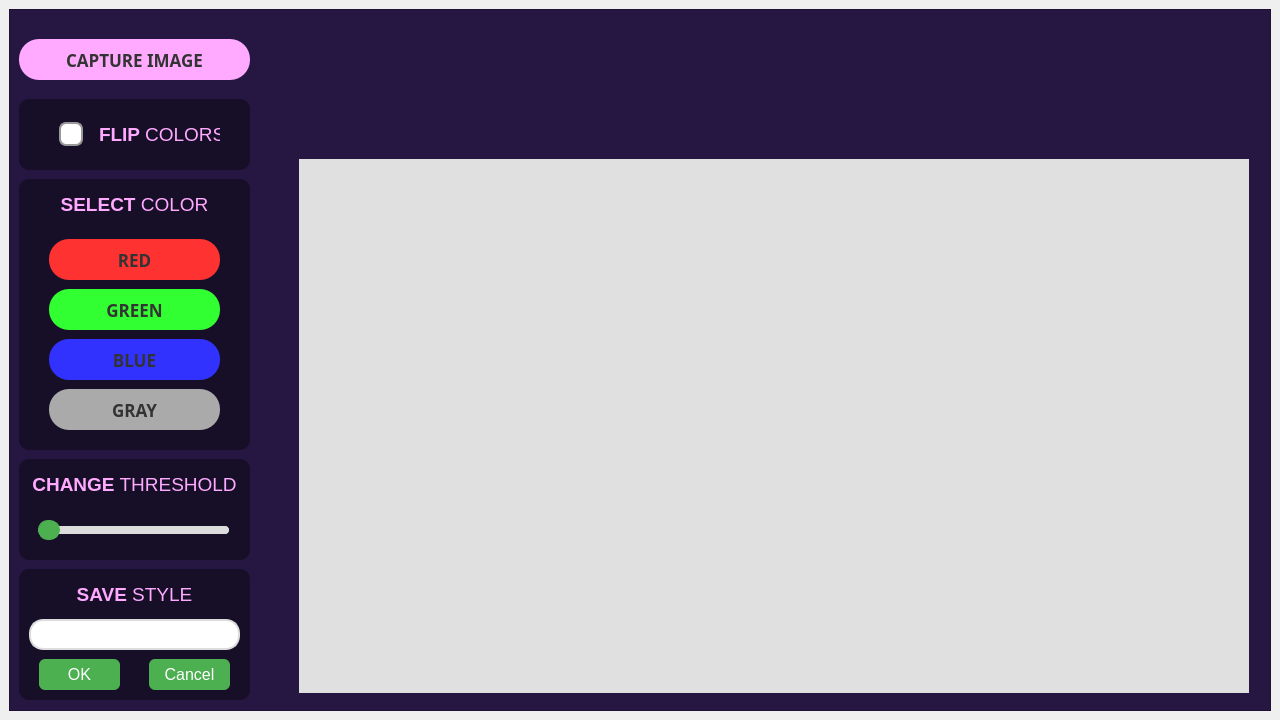
<?xml version="1.0" encoding="UTF-8"?>
<ui version="4.0">
 <class>MainWindow</class>
 <widget class="QMainWindow" name="MainWindow">
  <property name="geometry">
   <rect>
    <x>0</x>
    <y>0</y>
    <width>1280</width>
    <height>720</height>
   </rect>
  </property>
  <property name="windowTitle">
   <string>MainWindow</string>
  </property>
  <widget class="QWidget" name="centralwidget">
   <layout class="QHBoxLayout" name="horizontalLayout">
    <item>
     <widget class="QFrame" name="main_frame">
      <property name="styleSheet">
       <string notr="true">QFrame{
	background-color:rgb(38, 23, 66);
	color:rgb(220, 220, 220);
}</string>
      </property>
      <property name="frameShape">
       <enum>QFrame::StyledPanel</enum>
      </property>
      <property name="frameShadow">
       <enum>QFrame::Raised</enum>
      </property>
      <widget class="QFrame" name="select_color">
       <property name="geometry">
        <rect>
         <x>10</x>
         <y>170</y>
         <width>231</width>
         <height>271</height>
        </rect>
       </property>
       <property name="styleSheet">
        <string notr="true">QFrame{
	background-color:rgb(23, 14, 40);
	color:rgb(220, 220, 220);
	border-radius: 10px;
}</string>
       </property>
       <property name="frameShape">
        <enum>QFrame::StyledPanel</enum>
       </property>
       <property name="frameShadow">
        <enum>QFrame::Raised</enum>
       </property>
       <widget class="QPushButton" name="color_red">
        <property name="geometry">
         <rect>
          <x>30</x>
          <y>160</y>
          <width>171</width>
          <height>41</height>
         </rect>
        </property>
        <property name="font">
         <font>
          <family>Candara</family>
          <pointsize>-1</pointsize>
          <weight>75</weight>
          <bold>true</bold>
         </font>
        </property>
        <property name="styleSheet">
         <string notr="true">QPushButton {
    background-color: rgb(50, 50, 255);
    color: #333333;
    border-radius: 20px;
    border: none;
    padding: 10px 20px;
    font-size: 17px;
	cursor: pointer;
}

QPushButton:hover {
    background-color: rgb(100, 100, 255);
	font-size: 18px;
}

QPushButton:pressed {
    background-color: rgb(50, 50, 255);
}</string>
        </property>
        <property name="text">
         <string>BLUE</string>
        </property>
       </widget>
       <widget class="QPushButton" name="color_green">
        <property name="geometry">
         <rect>
          <x>30</x>
          <y>110</y>
          <width>171</width>
          <height>41</height>
         </rect>
        </property>
        <property name="font">
         <font>
          <family>Candara</family>
          <pointsize>-1</pointsize>
          <weight>75</weight>
          <bold>true</bold>
         </font>
        </property>
        <property name="styleSheet">
         <string notr="true">QPushButton {
    background-color: rgb(50, 255, 50);
    color: #333333;
    border-radius: 20px;
    border: none;
    padding: 10px 20px;
    font-size: 17px;
	cursor: pointer;
}

QPushButton:hover {
    background-color: rgb(100, 255, 100);
	font-size: 18px;
}

QPushButton:pressed {
    background-color: rgb(50, 255, 50);
}</string>
        </property>
        <property name="text">
         <string>GREEN</string>
        </property>
       </widget>
       <widget class="QPushButton" name="color_blue">
        <property name="geometry">
         <rect>
          <x>30</x>
          <y>60</y>
          <width>171</width>
          <height>41</height>
         </rect>
        </property>
        <property name="font">
         <font>
          <family>Candara</family>
          <pointsize>-1</pointsize>
          <weight>75</weight>
          <bold>true</bold>
         </font>
        </property>
        <property name="styleSheet">
         <string notr="true">QPushButton {
    background-color: rgb(255, 50, 50);
    color: #333333;
    border-radius: 20px;
    border: none;
    padding: 10px 20px;
    font-size: 17px;
	cursor: pointer;
}

QPushButton:hover {
    background-color: rgb(255, 100, 100);
	font-size: 18px;
}

QPushButton:pressed {
    background-color: rgb(255, 50, 50);
}
</string>
        </property>
        <property name="text">
         <string>RED</string>
        </property>
       </widget>
       <widget class="QPushButton" name="color_gray">
        <property name="geometry">
         <rect>
          <x>30</x>
          <y>210</y>
          <width>171</width>
          <height>41</height>
         </rect>
        </property>
        <property name="font">
         <font>
          <family>Candara</family>
          <pointsize>-1</pointsize>
          <weight>75</weight>
          <bold>true</bold>
         </font>
        </property>
        <property name="styleSheet">
         <string notr="true">QPushButton {
    background-color: rgb(170, 170, 170);
    color: #333333;
    border-radius: 20px;
    border: none;
    padding: 10px 20px;
    font-size: 17px;
	cursor: pointer;
}

QPushButton:hover {
    background-color: rgb(200, 200, 170);
	font-size: 18px;
}

QPushButton:pressed {
    background-color: rgb(170, 170, 170);
}</string>
        </property>
        <property name="text">
         <string>GRAY</string>
        </property>
       </widget>
       <widget class="QLabel" name="label_2">
        <property name="geometry">
         <rect>
          <x>0</x>
          <y>10</y>
          <width>231</width>
          <height>31</height>
         </rect>
        </property>
        <property name="font">
         <font>
          <family>Segoe UI</family>
          <pointsize>14</pointsize>
         </font>
        </property>
        <property name="styleSheet">
         <string notr="true">color:rgb(255, 170, 255);</string>
        </property>
        <property name="text">
         <string>&lt;html&gt;&lt;head/&gt;&lt;body&gt;&lt;p&gt;&lt;span style=&quot; font-weight:600;&quot;&gt;SELECT &lt;/span&gt;COLOR&lt;/p&gt;&lt;/body&gt;&lt;/html&gt;</string>
        </property>
        <property name="alignment">
         <set>Qt::AlignCenter</set>
        </property>
       </widget>
      </widget>
      <widget class="QFrame" name="flip_color">
       <property name="geometry">
        <rect>
         <x>10</x>
         <y>90</y>
         <width>231</width>
         <height>71</height>
        </rect>
       </property>
       <property name="styleSheet">
        <string notr="true">QFrame{
	background-color:rgb(23, 14, 40);
	color:rgb(220, 220, 220);
	border-radius: 10px;
}</string>
       </property>
       <property name="frameShape">
        <enum>QFrame::StyledPanel</enum>
       </property>
       <property name="frameShadow">
        <enum>QFrame::Raised</enum>
       </property>
       <widget class="QCheckBox" name="checkBox">
        <property name="geometry">
         <rect>
          <x>40</x>
          <y>10</y>
          <width>31</width>
          <height>51</height>
         </rect>
        </property>
        <property name="styleSheet">
         <string notr="true">QCheckBox {
    font-size: 16px;
    color:rgb(255, 170, 255) ;
}

QCheckBox::indicator {
    width: 20px;
    height: 20px;
	border-radius: 7px;
}

QCheckBox::indicator:unchecked {
    border: 2px solid #999999;
    background-color: #FFFFFF;
}

QCheckBox::indicator:checked {
    border: 2px solid #4CAF50;
    background-color: #4CAF50;
}

QCheckBox::indicator:unchecked:hover {
    border: 2px solid #666666;
}

QCheckBox::indicator:checked:hover {
    border: 2px solid #4CAF50;
}

QCheckBox::indicator:unchecked:focus, QCheckBox::indicator:checked:focus {
    outline: none;
}

QCheckBox::indicator:unchecked:pressed, QCheckBox::indicator:checked:pressed {
    border: 2px solid #4CAF50;
}

QCheckBox::indicator:checked {
    color: #FFFFFF;
    background-color: #4CAF50;
}
</string>
        </property>
        <property name="text">
         <string/>
        </property>
       </widget>
       <widget class="QLabel" name="label_3">
        <property name="geometry">
         <rect>
          <x>80</x>
          <y>20</y>
          <width>121</width>
          <height>31</height>
         </rect>
        </property>
        <property name="font">
         <font>
          <family>Segoe UI</family>
          <pointsize>14</pointsize>
         </font>
        </property>
        <property name="styleSheet">
         <string notr="true">color:rgb(255, 170, 255);</string>
        </property>
        <property name="text">
         <string>&lt;html&gt;&lt;head/&gt;&lt;body&gt;&lt;p&gt;&lt;span style=&quot; font-weight:600;&quot;&gt;FLIP &lt;/span&gt;COLORS&lt;/p&gt;&lt;/body&gt;&lt;/html&gt;</string>
        </property>
        <property name="alignment">
         <set>Qt::AlignCenter</set>
        </property>
       </widget>
      </widget>
      <widget class="QPushButton" name="capture_image">
       <property name="geometry">
        <rect>
         <x>10</x>
         <y>30</y>
         <width>231</width>
         <height>41</height>
        </rect>
       </property>
       <property name="font">
        <font>
         <family>Candara</family>
         <pointsize>-1</pointsize>
         <weight>75</weight>
         <bold>true</bold>
        </font>
       </property>
       <property name="styleSheet">
        <string notr="true">QPushButton {
    background-color: rgb(255, 170, 255);
    color: #333333;
    border-radius: 20px;
    border: none;
    padding: 10px 20px;
    font-size: 17px;
	cursor: pointer;
}

QPushButton:hover {
    background-color: rgb(255, 120, 255);
	font-size: 18px;
}

QPushButton:pressed {
    background-color: rgb(255, 170, 255);
}
</string>
       </property>
       <property name="text">
        <string>CAPTURE IMAGE</string>
       </property>
      </widget>
      <widget class="QFrame" name="slider_frame">
       <property name="geometry">
        <rect>
         <x>10</x>
         <y>450</y>
         <width>231</width>
         <height>101</height>
        </rect>
       </property>
       <property name="styleSheet">
        <string notr="true">QFrame{
	background-color:rgb(23, 14, 40);
	color:rgb(220, 220, 220);
	border-radius: 10px;
}</string>
       </property>
       <property name="frameShape">
        <enum>QFrame::StyledPanel</enum>
       </property>
       <property name="frameShadow">
        <enum>QFrame::Raised</enum>
       </property>
       <widget class="QLabel" name="threshold">
        <property name="geometry">
         <rect>
          <x>0</x>
          <y>10</y>
          <width>231</width>
          <height>31</height>
         </rect>
        </property>
        <property name="font">
         <font>
          <family>Segoe UI</family>
          <pointsize>14</pointsize>
         </font>
        </property>
        <property name="styleSheet">
         <string notr="true">color:rgb(255, 170, 255);</string>
        </property>
        <property name="text">
         <string>&lt;html&gt;&lt;head/&gt;&lt;body&gt;&lt;p&gt;&lt;span style=&quot; font-weight:600;&quot;&gt;CHANGE&lt;/span&gt; THRESHOLD&lt;/p&gt;&lt;/body&gt;&lt;/html&gt;</string>
        </property>
        <property name="alignment">
         <set>Qt::AlignCenter</set>
        </property>
       </widget>
       <widget class="QSlider" name="horizontalSlider">
        <property name="geometry">
         <rect>
          <x>19</x>
          <y>60</y>
          <width>191</width>
          <height>22</height>
         </rect>
        </property>
        <property name="styleSheet">
         <string notr="true">QSlider::groove:horizontal {
    background: #dcdcdc;
    height: 8px;
    border-radius: 4px;
}

QSlider::handle:horizontal {
    background: #4CAF50;
    border: 1px solid #4CAF50;
    width: 20px;
    height: 20px;
    margin: -6px 0px;
    border-radius: 10px;
}

QSlider::handle:horizontal:hover {
    background: #3e8e41;
    border: 1px solid #3e8e41;
}

QSlider::sub-page:horizontal {
    background: #4CAF50;
    height: 8px;
    border-radius: 4px;
}

QSlider::add-page:horizontal {
    background: #dcdcdc;
    height: 8px;
    border-radius: 4px;
}
</string>
        </property>
        <property name="orientation">
         <enum>Qt::Horizontal</enum>
        </property>
       </widget>
      </widget>
      <widget class="QFrame" name="slider_frame_2">
       <property name="geometry">
        <rect>
         <x>10</x>
         <y>560</y>
         <width>231</width>
         <height>131</height>
        </rect>
       </property>
       <property name="styleSheet">
        <string notr="true">QFrame{
	background-color:rgb(23, 14, 40);
	color:rgb(220, 220, 220);
	border-radius: 10px;
}</string>
       </property>
       <property name="frameShape">
        <enum>QFrame::StyledPanel</enum>
       </property>
       <property name="frameShadow">
        <enum>QFrame::Raised</enum>
       </property>
       <widget class="QLabel" name="save">
        <property name="geometry">
         <rect>
          <x>0</x>
          <y>10</y>
          <width>231</width>
          <height>31</height>
         </rect>
        </property>
        <property name="font">
         <font>
          <family>Segoe UI</family>
          <pointsize>14</pointsize>
         </font>
        </property>
        <property name="styleSheet">
         <string notr="true">color:rgb(255, 170, 255);</string>
        </property>
        <property name="text">
         <string>&lt;html&gt;&lt;head/&gt;&lt;body&gt;&lt;p&gt;&lt;span style=&quot; font-weight:600;&quot;&gt;SAVE&lt;/span&gt; STYLE&lt;/p&gt;&lt;/body&gt;&lt;/html&gt;</string>
        </property>
        <property name="alignment">
         <set>Qt::AlignCenter</set>
        </property>
       </widget>
       <widget class="QLineEdit" name="save_name">
        <property name="geometry">
         <rect>
          <x>10</x>
          <y>50</y>
          <width>211</width>
          <height>31</height>
         </rect>
        </property>
        <property name="styleSheet">
         <string notr="true">QLineEdit {
    border: 2px solid #dcdcdc;
    padding: 6px;
    border-radius: 14px;
    font-size: 12px;
    color: #333333;
}

QLineEdit:hover {
    border: 2px solid #4CAF50;
}

QLineEdit:focus {
    border: 2px solid #4CAF50;
    outline: none;
}

QLineEdit:disabled {
    background-color: #f0f0f0;
    color: #a0a0a0;
}
</string>
        </property>
       </widget>
       <widget class="QPushButton" name="pushButton">
        <property name="geometry">
         <rect>
          <x>20</x>
          <y>90</y>
          <width>81</width>
          <height>31</height>
         </rect>
        </property>
        <property name="styleSheet">
         <string notr="true">QPushButton {
    background-color: #4CAF50;
    color: #FFFFFF;
    border: none;
    border-radius: 6px;
    font-size: 16px;
    padding: 8px 16px;
}

QPushButton:hover {
    background-color: #3e8e41;
}

QPushButton:pressed {
    background-color: #1f622e;
}

QPushButton:disabled {
    background-color: #dcdcdc;
    color: #a0a0a0;
}
</string>
        </property>
        <property name="text">
         <string>OK</string>
        </property>
       </widget>
      </widget>
      <widget class="QPushButton" name="pushButton_2">
       <property name="geometry">
        <rect>
         <x>140</x>
         <y>650</y>
         <width>81</width>
         <height>31</height>
        </rect>
       </property>
       <property name="styleSheet">
        <string notr="true">QPushButton {
    background-color: #4CAF50;
    color: #FFFFFF;
    border: none;
    border-radius: 6px;
    font-size: 16px;
    padding: 8px 16px;
}

QPushButton:hover {
    background-color: #3e8e41;
}

QPushButton:pressed {
    background-color: #1f622e;
}

QPushButton:disabled {
    background-color: #dcdcdc;
    color: #a0a0a0;
}
</string>
       </property>
       <property name="text">
        <string>Cancel</string>
       </property>
      </widget>
      <widget class="QLabel" name="image_label">
       <property name="geometry">
        <rect>
         <x>290</x>
         <y>150</y>
         <width>950</width>
         <height>534</height>
        </rect>
       </property>
       <property name="styleSheet">
        <string notr="true">QLabel {
    font-size: 18px;
    color: #333333;
    padding: 2px;
	background-color: #e0e0e0;
}

</string>
       </property>
       <property name="text">
        <string/>
       </property>
      </widget>
     </widget>
    </item>
   </layout>
  </widget>
 </widget>
 <resources/>
 <connections/>
</ui>
